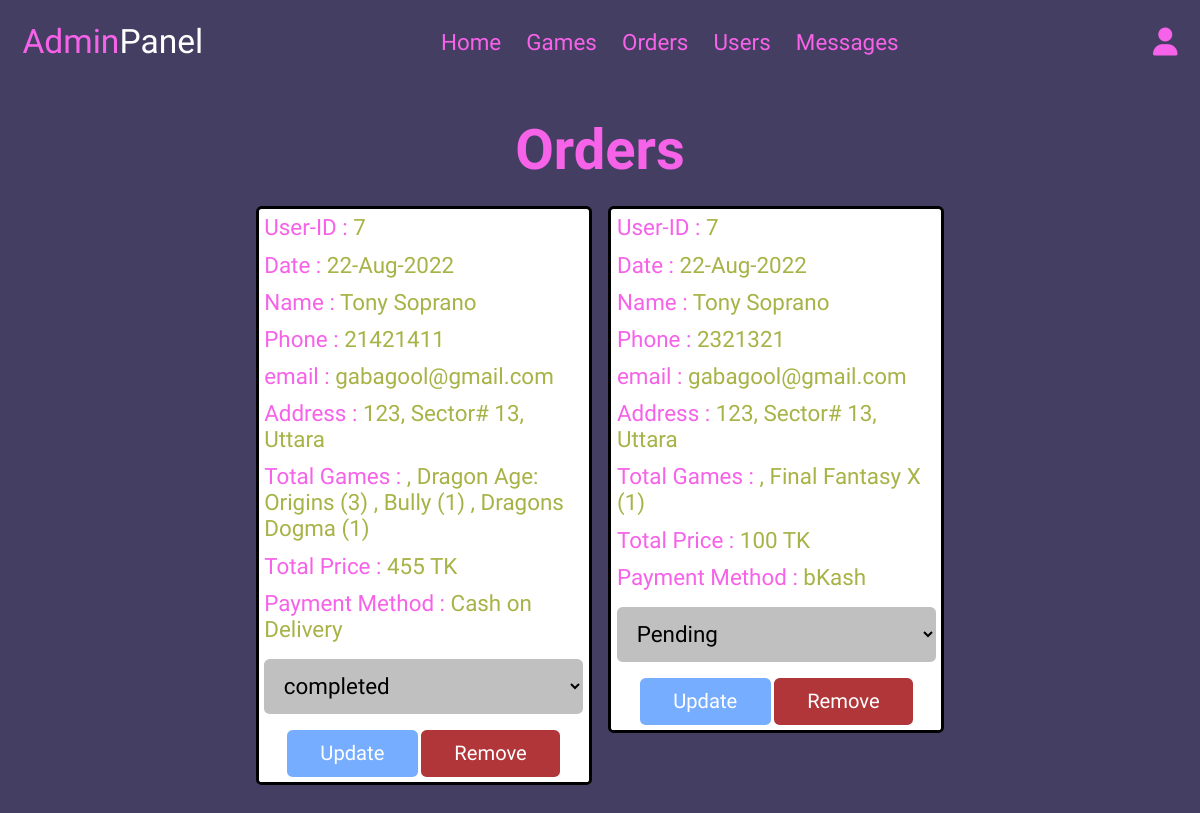
/adminOrders.php (signed in), run on the app's committed database.
### tables this page shows
CREATE TABLE `orders` (
  `id` int(100) NOT NULL,
  `user_id` int(100) NOT NULL,
  `name` varchar(100) NOT NULL,
  `number` varchar(15) NOT NULL,
  `email` varchar(100) NOT NULL,
  `method` varchar(100) NOT NULL,
  `address` varchar(500) NOT NULL,
  `total_games` varchar(1000) NOT NULL,
  `total_price` int(100) NOT NULL,
  `placed_on` varchar(100) NOT NULL,
  `status` varchar(20) NOT NULL DEFAULT 'Pending'
);

### adminOrders.php (the view, shortened to what this page needs)
<?php
include 'config.php';
?>
<!DOCTYPE html>
<html lang="en">
<head>
    <link rel="stylesheet" href="https://cdnjs.cloudflare.com/ajax/libs/font-awesome/6.1.2/css/all.min.css">
    <link rel="stylesheet" href="css/adminStylesheet.css">
</head>
<body>
    <header class="header">
        <div class="flex">
            <a href="adminPage.php" class="logo">Admin<span>Panel</span></a>
            <nav class="navbar">
                <a href="adminPage.php">Home</a>
                <a href="adminGames.php">Games</a>
                <a href="adminOrders.php">Orders</a>
                <a href="adminUsers.php">Users</a>
                <a href="adminContacts.php">Messages</a>
            </nav>
            <div class="icons">
                <div id="userBtn" class="fa-solid fa-user"></div>
            </div>
        </div>
    </header>
    <section class="orders">
        <h1 class="title">Orders</h1>
        <div class="boxContainer">
            <?php
            $select_orders = mysqli_query($conn, "SELECT * FROM `orders`") or die('query failed');
            if (mysqli_num_rows($select_orders) > 0) {
                while ($fetch_orders = mysqli_fetch_assoc($select_orders)) {
            ?>
                    <div class="box">
                        <p> User-ID : <span><?php echo $fetch_orders['user_id']; ?></span> </p>
                        <p> Date : <span><?php echo $fetch_orders['placed_on']; ?></span> </p>
                        <p> Name : <span><?php echo $fetch_orders['name']; ?></span> </p>
                        <p> Phone : <span><?php echo $fetch_orders['number']; ?></span> </p>
                        <p> email : <span><?php echo $fetch_orders['email']; ?></span> </p>
                        <p> Address : <span><?php echo $fetch_orders['address']; ?></span> </p>
                        <p> Total Games : <span><?php echo $fetch_orders['total_games']; ?></span> </p>
                        <p> Total Price : <span><?php echo $fetch_orders['total_price']; ?> TK</span> </p>
                        <p> Payment Method : <span><?php echo $fetch_orders['method']; ?></span> </p>
                        <form action="" method="POST">
                            <select name="update_payment">
                                <option value="" selected disabled><?php echo $fetch_orders['status']; ?></option>
                            </select>
                            <input type="submit" value="Update" name="update_order" class="option-btn">
                            <a href="adminOrders.php?delete=<?php echo $fetch_orders['id']; ?>" onclick="return confirm('Remove this order?');" class="delete-btn">Remove</a>
                        </form>
                    </div>
            <?php
                }
            } else {
                echo '<p class="empty">No Orders Recieved</p>';
            }
            ?>
        </div>
    </section>
</body>
</html>

### css/adminStylesheet.css (style rules this page uses)
* { font-family: 'Gentium Book Plus', serif; margin: 0; padding: 0; box-sizing: border-box; outline: none; border: none; text-decoration: none; transition: all .2s linear; }
html { font-size: 70%; overflow-x: hidden; }
body { background-color: #453e63; }
section { padding: 3rem 2rem; }
.title { text-align: center; margin-bottom: 2rem; color: #f662e8; font-size: 5rem; }
.option-btn { display: inline-block; margin-top: 1rem; padding: 1rem 3rem; cursor: pointer; color: white; font-size: 1.8rem; border-radius: 0.5rem; background-color: #77adff ; }
.delete-btn { display: inline-block; margin-top: 1rem; padding: 1rem 3rem; cursor: pointer; color: white; font-size: 1.8rem; border-radius: 0.5rem; background-color: #b1363a ; }
.header { position: sticky; top: 0; left: 0; right: 0; z-index: 1000; background: url(../images/footer.jpg); }
.header .flex { display: flex; align-items: center; padding: 2rem; justify-content: space-between; position: relative; max-width: 1200px; margin: 0 auto; }
.header .flex .logo { font-size: 3rem; color: #f662e8 ; }
.header .flex .logo span { color: white; }
.header .flex .navbar a { margin: 0 1rem; font-size: 2rem; color: #f662e8; }
.header .flex .icons div { margin-left: 1.5rem; font-size: 2.5rem; cursor: pointer; color: #f662e8; }
.orders .boxContainer { display: grid; grid-template-columns: repeat(auto-fit, 30rem); justify-content: center; gap: 1.5rem; max-width: 1200px; margin: 0 auto; align-items: flex-start; }
.orders .boxContainer .box { background-color:white; border: solid; padding: 0.5rem; border-radius: 0.5rem; }
.orders .boxContainer .box p { padding-bottom: 1rem; font-size: 2rem; color: #f662e8; }
.orders .boxContainer .box p span { color: #a7b346; }
.orders .boxContainer .box form { text-align: center; }
.orders .boxContainer .box form select { border-radius: 0.5rem; margin: 0.5rem 0; width: 100%; background-color: silver; padding: 1.2rem 1.4rem; font-size: 2rem; color: black; }

### data on the page
orders: user "7", placed_on "22-Aug-2022", name "Tony Soprano", number "21421411", email "gabagool@gmail.com", address "123, Sector# 13, Uttara", total_games ", Dragon Age: Origins (3) , Bully (1) , Dragons Dogma (1)", total_price "455", method "Cash on Delivery", update_payment "completed"
orders: user "7", placed_on "22-Aug-2022", name "Tony Soprano", number "2321321", email "gabagool@gmail.com", address "123, Sector# 13, Uttara", total_games ", Final Fantasy X (1)", total_price "100", method "bKash", update_payment "Pending"
